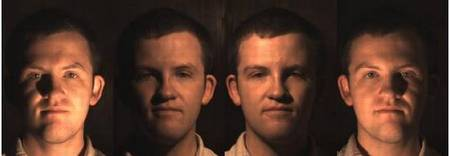
#> input picture sample.jpg, 450 x 156 px
$ python hist.py
#> lines starting #> are read from the running program, lines starting #| are printed output that depends on the picture
import cv2
import numpy as np
from matplotlib import pyplot as plt
img=cv2.imread('sample.jpg',0)
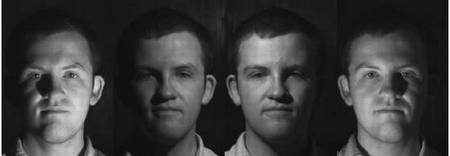
#> img: shape (156, 450); min 0, max 255, mean 59.3
plt.hist(img.ravel(),256,[0,256])
plt.show()
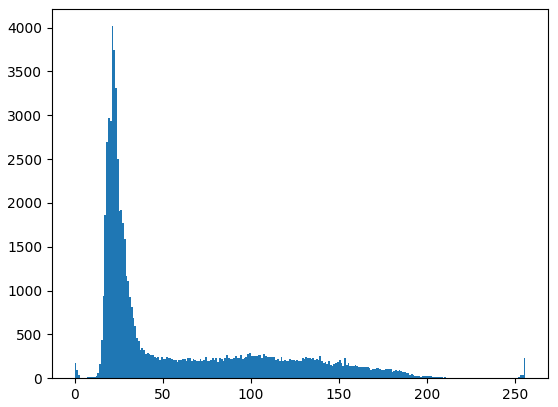
#> figure drawn by matplotlib, 1 panel; tallest bar 4016 high, from x = 21 to 22
